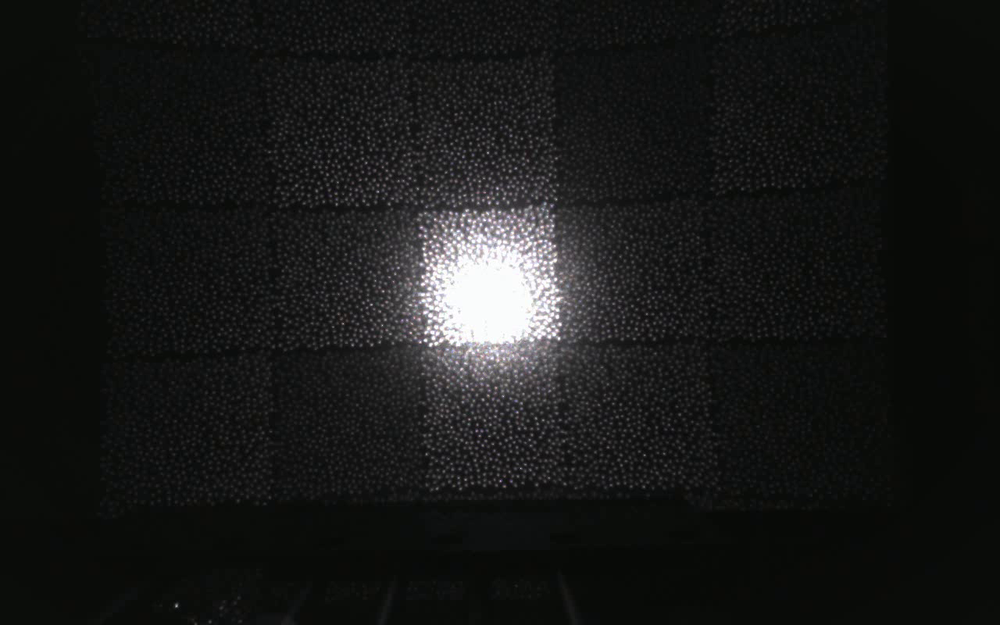
#> input picture photo/1.png, 1000 x 625 px, shrunk from 1280 x 800 before the run
$ python test.py
#> lines starting #> are read from the running program, lines starting #| are printed output that depends on the picture; after the words box and inside, x2 and y2 are one past the last pixel; in counts of white or black regions, pixels touching at a corner belong together
import cv2
import os
import numpy as np
import time

photo = cv2.imread(os.path.join('photo', '1.png'))
#> photo is the input picture: shape (625, 1000, 3); mean B, G, R 24.6, 25.5, 24.7
photo_gray = cv2.cvtColor(photo, cv2.COLOR_BGR2GRAY)
print(photo_gray)
#> (printed output is left out)
# cv2.imshow('after', photo_gray)
print(photo.shape)
#| (625, 1000, 3)
ret, photo_inv = cv2.threshold(photo_gray, 13, 1, cv2.THRESH_BINARY)
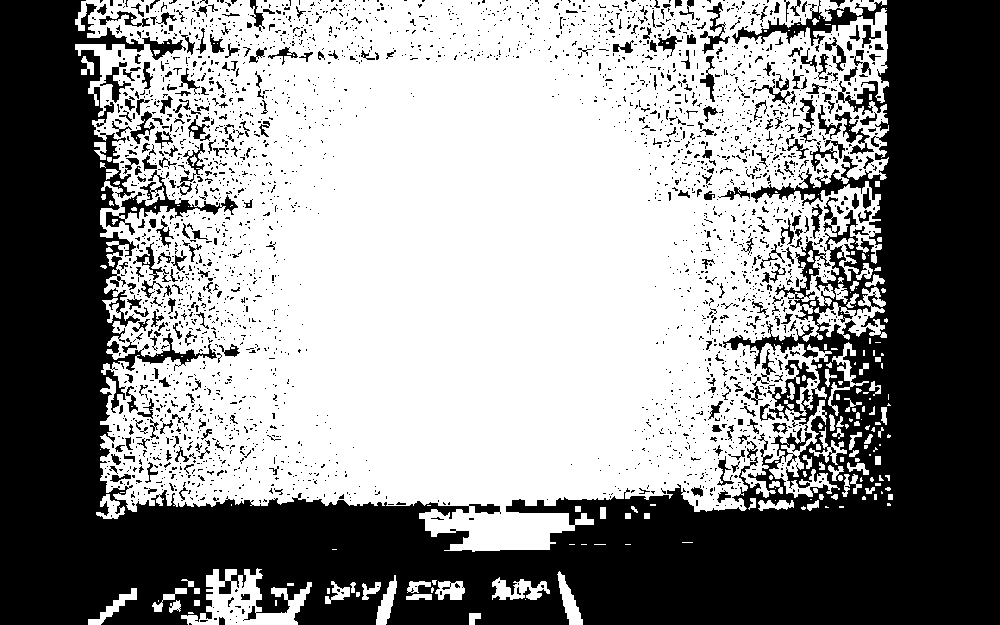
#> photo_inv: shape (625, 1000); values 0 (black) and 1 (white), 56.2% white; 2888 black regions (2563 under 20 px), largest, box (x1, y1, x2, y2) and area: (0, 0, 1000, 625) 241662, (106, 170, 238, 235) 1475, (767, 360, 817, 421) 900
print(photo_inv.shape)
#| (625, 1000)
print(photo_inv)
#> (printed output is left out)
cv2.imshow('binary', photo_inv)
time.sleep(5)
